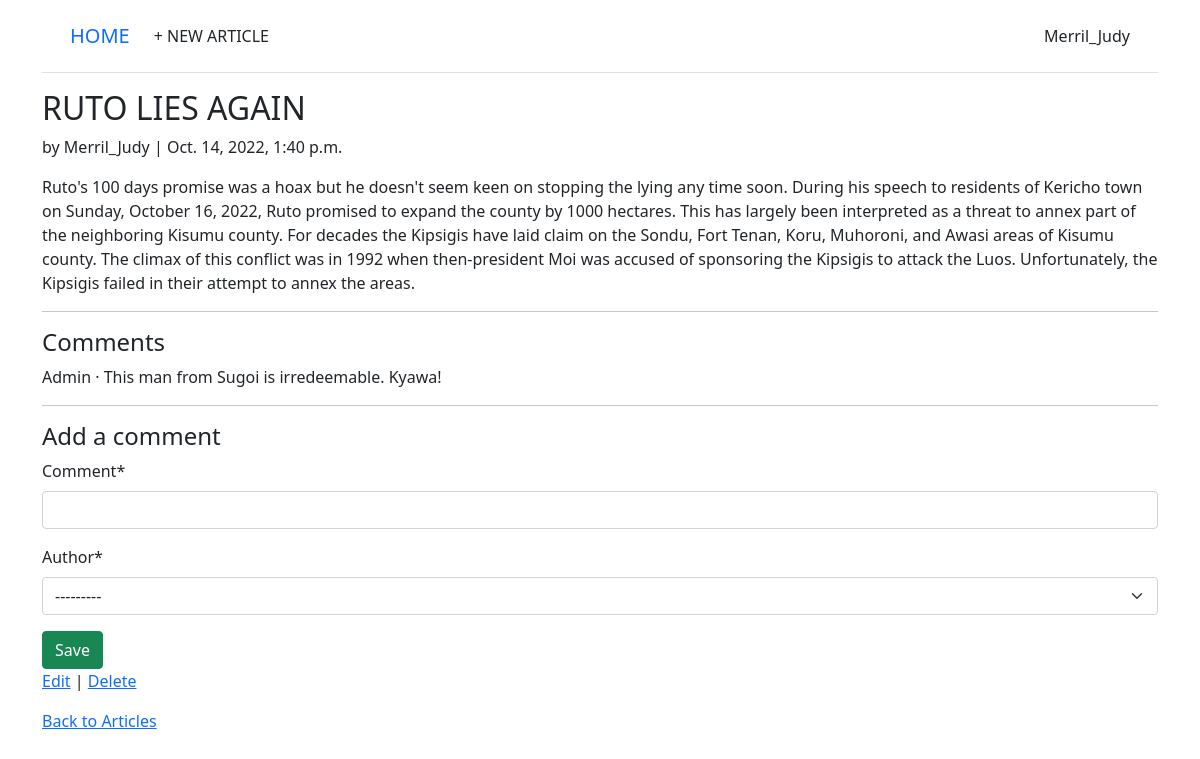
The page /articles/1/ (signed in) on the database as committed earlier.
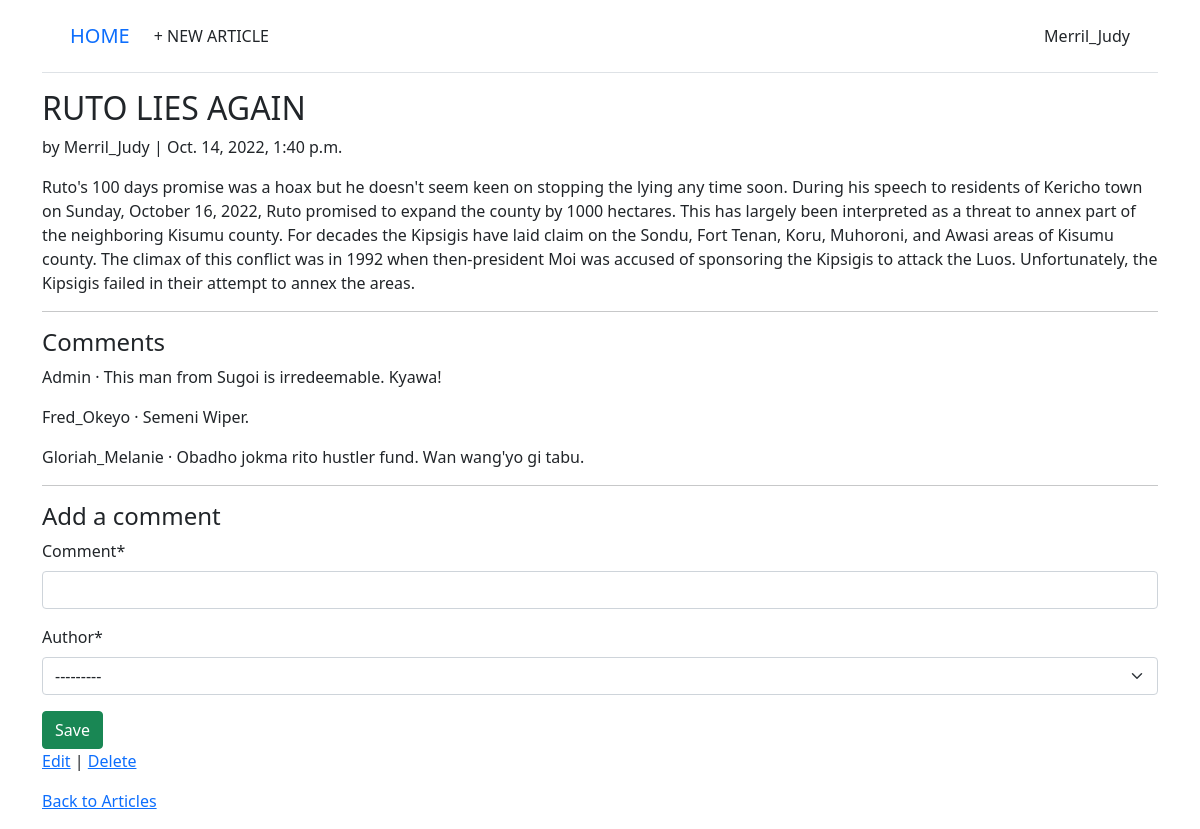
The same page on the database as committed later.
### articles/models.py (models this page shows, shortened)
class Comment(models.Model): # new
    article = models.ForeignKey(Article, on_delete=models.CASCADE)
    comment = models.CharField(max_length=140)
    author = models.ForeignKey(settings.AUTH_USER_MODEL,on_delete=models.CASCADE,)
    def __str__(self):
        return self.comment

### accounts/models.py (models this page shows)
class CustomUser(AbstractUser):
    age = models.PositiveIntegerField(null=True, blank=True)

### articles/views.py (the view, shortened to what this page needs)
# urls.py: path("<int:pk>/", ArticleDetailView.as_view(),
class ArticleDetailView(LoginRequiredMixin, View):
    def get(self, request, *args, **kwargs):
        view = CommentGet.as_view()
        return view(request, *args, **kwargs)

### articles/forms.py
class CommentForm(forms.ModelForm):
    class Meta:
        model = Comment
        fields = ("comment", "author")

### articles/views.py (called while the page is built)
    def get_context_data(self, **kwargs):
        context = super().get_context_data(**kwargs)
        context["form"] = CommentForm()
        return context

### templates/article_detail.html
{% extends "base.html" %}
{% load crispy_forms_tags %}
{% block content %}
<div class="article-entry">
 <h2>{{ object.title }}</h2>
 <p>by {{ object.author }} | {{ object.date }}</p>
 <p>{{ object.body }}</p>
 <hr>
<h4>Comments</h4>
{% for comment in article.comment_set.all %}
 <p>{{ comment.author }} &middot; {{ comment }}</p>
{% endfor %}
<hr>
<h4>Add a comment</h4>
 <form action="" method="post">{% csrf_token %}
 {{ form|crispy }}
 <button class="btn btn-success ml-2" type="submit">Save</button>
 </form>
</div>
<p><a href="{% url 'article_edit' article.pk %}">Edit</a> |
 <a href="{% url 'article_delete' article.pk %}">Delete</a></p>
<p><a href="{% url 'article_list' %}">Back to Articles</a></p>
{% endblock content %}

Rows that differ between the two databases and show on the page:
added Comment: author "Fred_Okeyo", comment "Semeni Wiper."
added Comment: author "Gloriah_Melanie", comment "Obadho jokma rito hustler fund. Wan wang'yo gi tabu."
